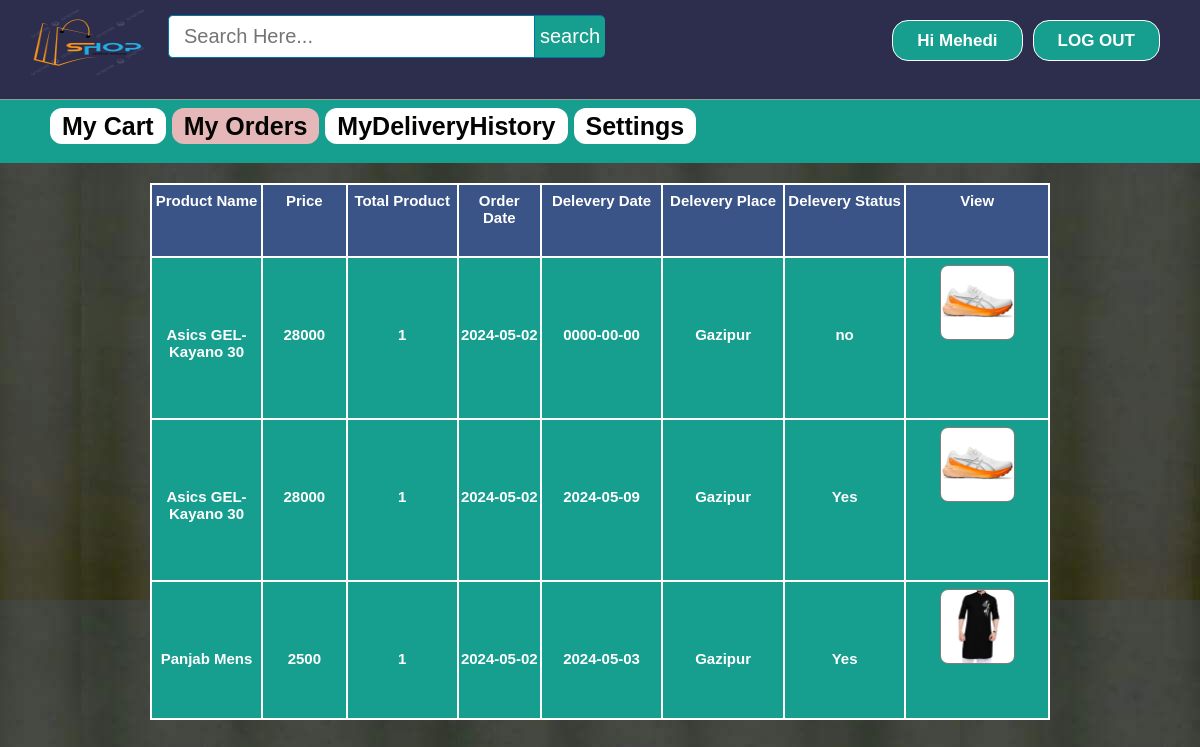
The page /profile.php?uid=1 (signed in) on the database its author committed.
### tables this page shows
CREATE TABLE `user` (
  `id` int(11) NOT NULL,
  `firstName` varchar(25) NOT NULL,
  `lastName` varchar(25) NOT NULL,
  `email` varchar(100) NOT NULL,
  `mobile` varchar(20) NOT NULL,
  `address` varchar(120) NOT NULL,
  `password` varchar(100) NOT NULL,
  `confirmCode` varchar(10) NOT NULL,
  `activation` varchar(10) NOT NULL DEFAULT 'no'
);

CREATE TABLE `orders` (
  `id` int(11) NOT NULL,
  `uid` int(11) NOT NULL,
  `pid` int(11) NOT NULL,
  `quantity` int(11) NOT NULL,
  `oplace` text NOT NULL,
  `mobile` varchar(15) NOT NULL,
  `dstatus` varchar(10) NOT NULL DEFAULT 'no',
  `odate` date NOT NULL,
  `ddate` date NOT NULL,
  `delivery` varchar(30) NOT NULL
);

CREATE TABLE `products` (
  `id` int(11) NOT NULL,
  `pName` varchar(100) NOT NULL,
  `price` int(11) NOT NULL,
  `piece` int(11) NOT NULL,
  `description` text NOT NULL,
  `available` int(11) NOT NULL,
  `category` varchar(100) NOT NULL,
  `type` varchar(100) NOT NULL,
  `item` varchar(100) NOT NULL,
  `pCode` varchar(20) NOT NULL,
  `picture` text NOT NULL
);

### profile.php (the view, shortened to what this page needs)
<?php include ( "inc/connect.inc.php" ); ?>
<?php
if (!isset($_SESSION['user_login'])) {
	header("location: login.php");
}
else {
	$user = $_SESSION['user_login'];
	$result = mysqli_query($con, "SELECT * FROM user WHERE id='$user'");
		$get_user_email = mysqli_fetch_assoc($result);
			$uname_db = $get_user_email['firstName'];
}
$search_value = "";
?>
<!DOCTYPE html>
<html>
<head>
	<link rel="stylesheet" type="text/css" href="css/style.css">
</head>
<body style="background-image: url(image/homebackgrndimg1.jpg);">
	<div class="homepageheader">
			<div class="signinButton loginButton">
				<div class="uiloginbutton signinButton loginButton" style="margin-right: 40px;">
					<?php
						if ($user!="") {
							echo '<a style="text-decoration: none; color: #fff;" href="logout.php">LOG OUT</a>';
						}
						else {
							echo '<a style="text-decoration: none; color: #fff;" href="signin.php">SIGN IN</a>';
						}
					 ?>
				</div>
				<div class="uiloginbutton signinButton loginButton" style="">
					<?php
						if ($user!="") {
							echo '<a style="text-decoration: none; color: #fff;" href="profile.php?uid='.$user.'">Hi '.$uname_db.'</a>';
						}
						else {
							echo '<a style="text-decoration: none; color: #fff;" href="login.php">LOG IN</a>';
						}
					 ?>
				</div>
			</div>
			<div style="float: left; margin: 5px 0px 0px 23px;">
				<a href="index.php">
					<img style=" height: 75px; width: 130px;" src="image/logo.png">
				</a>
			</div>
			<div id="srcheader">
				<form id="newsearch" method="get" action="search.php">
				        <?php
				        	echo '<input type="text" class="srctextinput" name="keywords" size="21" maxlength="120"  placeholder="Search Here..." value="'.$search_value.'"><input type="submit" value="search" class="srcbutton" >';
				         ?>
				</form>
			</div>
		</div>
		<div class="categolis">
			<table>
				<tr>
					<th><?php echo '<a href="mycart.php?uid='.$user.'" style="text-decoration: none;color: #040403;padding: 4px 12px;background-color: #fff;border-radius: 12px;">My Cart</a>'; ?></th>
					<th>
						<?php echo '<a href="profile.php?uid='.$user.'" style="text-decoration: none;color: #040403;padding: 4px 12px;background-color: #e6b7b8;border-radius: 12px;">My Orders</a>'; ?>
					</th>
					<th>
						<?php echo '<a href="my_delivery.php?uid='.$user.'" style="text-decoration: none;color: #040403;padding: 4px 12px;background-color: #fff;border-radius: 12px;">MyDeliveryHistory</a>'; ?>
					</th>
					<th><?php echo '<a href="settings.php?uid='.$user.'" style="text-decoration: none;color: #040403;padding: 4px 12px;background-color: #fff;border-radius: 12px;">Settings</a>'; ?></th>
				</tr>
			</table>
		</div>
		<div style="margin-top: 20px;">
		<div style="width: 900px; margin: 0 auto;">
			<ul>
				<li style=" background-color: #fff;">
					<div>
						<div>
							<table class="rightsidemenu">
								<tr style="font-weight: bold;" colspan="10" bgcolor="#3A5487">
									<th>Product Name</th>
									<th>Price</th>
									<th>Total Product</th>
									<th>Order Date</th>
									<th>Delevery Date</th>
									<th>Delevery Place</th>
									<th>Delevery Status</th>
									<th>View</th>
								</tr>
								<tr>
									<?php include ( "inc/connect.inc.php");
									$query = "SELECT * FROM orders WHERE uid='$user' ORDER BY id DESC";
									$run = mysqli_query($con, $query);
									while ($row=mysqli_fetch_assoc($run)) {
										$pid = $row['pid'];
										$quantity = $row['quantity'];
										$oplace = $row['oplace'];
										$odate = $row['odate'];
										$ddate = $row['ddate'];
										$dstatus = $row['dstatus'];
										$query1 = "SELECT * FROM products WHERE id='$pid'";
										$run1 = mysqli_query($con, $query1);
										$row1=mysqli_fetch_assoc($run1);
										$pId = $row1['id'];
										$pName = substr($row1['pName'], 0,50);
										$price = $row1['price'];
										$picture = $row1['picture'];
										$item = $row1['item'];
									 ?>
									<th><?php echo $pName; ?></th>
									<th><?php echo $price; ?></th>
									<th><?php echo $quantity; ?></th>
									<th><?php echo $odate; ?></th>
									<th><?php echo $ddate; ?></th>
									<th><?php echo $oplace; ?></th>
									<th><?php echo $dstatus; ?></th>
									<th><?php echo '<div class="home-prodlist-img"><a href="OurProducts/view_product.php?pid='.$pId.'">
													<img src="image/product/'.$item.'/'.$picture.'" class="home-prodlist-imgi" style="height: 75px; width: 75px;">
													</a>
												</div>' ?></th>
								</tr>
								<?php } ?>
							</table>
						</div>
					</div>
				</li>
			</ul>
		</div>
	</div>
</body>
</html>

### css/style.css (style rules this page uses)
html, body, div, span, applet, object, iframe, h1, h2, h3, h4, h5, h6, p, blockquote, pre, a, abbr, acronym, address, big, cite, code, del, dfn, em, img, ins, kbd, q, s, samp, small, strike, strong, sub, sup, tt, var, b, u, i, center, dl, dt, dd, ol, ul, li, fieldset, form, label, legend, table, caption, tbody, tfoot, thead, tr, th, td, article, aside, canvas, details, embed, figure, figcaption, footer, header, hgroup, menu, nav, output, ruby, section, summary, time, mark, audio, video { margin: 0; padding: 0; border: 0; font: inherit; vertical-align: baseline; box-sizing: border-box; }
body { line-height: normal; }
ol, ul { list-style: none; }
table { border-collapse: collapse; border-spacing: 0; }
* { margin: 0px; padding: 0px; }
body, button, input, label, select, td, textarea { font-family: Arial, Helvetica, tahoma,verdana,arial,sans-serif; font-size: 12px; }
body { width: 100%; position: relative; background-color: #ffffff; min-width: 1080px; }
.homepageheader { position: fixed; height: 100px; width: 100%; min-width: 980px; border-bottom: 1px solid #8E9D8E; margin: 0px; background-image: initial; background-position-x: initial; background-position-y: initial; background-size: initial; background-attachment: initial; background-origin: initial; background-clip: initial; background-color: #2d2d4d;; }
.loginButton .signinButton { color: #FFFFFF; background: #169E8F; border: 1px solid #FFFFFF; cursor: pointer; display: inline-block; font-weight: bold; line-height: 15px; padding: 12px 24px; border-radius: 16px; text-align: center; text-decoration: none; float: right; margin: 20px 0px 0px 10px; font-size: 17px; }
#newsearch { float:left; padding:15px; }
.srctextinput { margin: 0px; padding: 9px 15px; font-family: Arial, Helvetica, sans-serif; font-size:20px; border:1px solid #0076a3; border-right:0px; border-top-left-radius: 5px 5px; border-bottom-left-radius: 5px 5px; width: 335px; }
.srcbutton { margin: 0; padding: 9px 5px; font-family: Arial, Helvetica, sans-serif; font-size:20px; outline: none; cursor: pointer; text-align: center; text-decoration: none; color: #ffffff; border: solid 1px #0076a3; border-right:0px; background: #169E8F; border-top-right-radius: 5px 5px; border-bottom-right-radius: 5px 5px; }
.home-prodlist-imgi { height: 260px; width: 300px; padding: 0px; border: 1px solid #847b7b; border-radius: 8px; }
.categolis { line-height: 1.3; font-weight: bold; color: #fff; padding: 110px 0px 20px 50px; background-color: #169e8f; text-align: center; font-size: 25px; }
.categolis table tbody tr th { padding: 0px 6px 0px 0px; }
.rightsidemenu { float: right; text-align: center; width: 100%; margin: 0px; background-color: #169e8f; font-size: 15px; color: #fff; font-weight: bold; height: 537px; overflow: auto; }
.rightsidemenu th { margin-top: 5px; border: 2px solid; padding: 7px 2px; width: 10px; }

### rows shown on the page
user: firstName "Mehedi"
orders: products.pName "Asics GEL-Kayano 30", products.price "28000", quantity "1", odate "2024-05-02", ddate "0000-00-00", oplace "Gazipur", dstatus "no", products.item+picture (picture)
orders: products.pName "Asics GEL-Kayano 30", products.price "28000", quantity "1", odate "2024-05-02", ddate "2024-05-09", oplace "Gazipur", dstatus "Yes", products.item+picture (picture)
orders: products.pName "Panjab Mens", products.price "2500", quantity "1", odate "2024-05-02", ddate "2024-05-03", oplace "Gazipur", dstatus "Yes", products.item+picture (picture)
